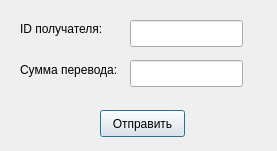
<?xml version="1.0" encoding="UTF-8"?>
<ui version="4.0">
 <class>remitDialog</class>
 <widget class="QDialog" name="remitDialog">
  <property name="geometry">
   <rect>
    <x>0</x>
    <y>0</y>
    <width>277</width>
    <height>151</height>
   </rect>
  </property>
  <property name="windowTitle">
   <string>Перевод денежных средств</string>
  </property>
  <widget class="QLineEdit" name="recipientIdInput">
   <property name="geometry">
    <rect>
     <x>130</x>
     <y>20</y>
     <width>113</width>
     <height>27</height>
    </rect>
   </property>
  </widget>
  <widget class="QLineEdit" name="remitSumInput">
   <property name="geometry">
    <rect>
     <x>130</x>
     <y>60</y>
     <width>113</width>
     <height>27</height>
    </rect>
   </property>
  </widget>
  <widget class="QPushButton" name="remitBtn">
   <property name="geometry">
    <rect>
     <x>100</x>
     <y>110</y>
     <width>85</width>
     <height>27</height>
    </rect>
   </property>
   <property name="text">
    <string>Отправить</string>
   </property>
  </widget>
  <widget class="QLabel" name="label">
   <property name="geometry">
    <rect>
     <x>20</x>
     <y>20</y>
     <width>91</width>
     <height>17</height>
    </rect>
   </property>
   <property name="text">
    <string>ID получателя:</string>
   </property>
  </widget>
  <widget class="QLabel" name="label_2">
   <property name="geometry">
    <rect>
     <x>20</x>
     <y>60</y>
     <width>101</width>
     <height>20</height>
    </rect>
   </property>
   <property name="text">
    <string>Сумма перевода:</string>
   </property>
  </widget>
 </widget>
 <resources/>
 <connections/>
</ui>
